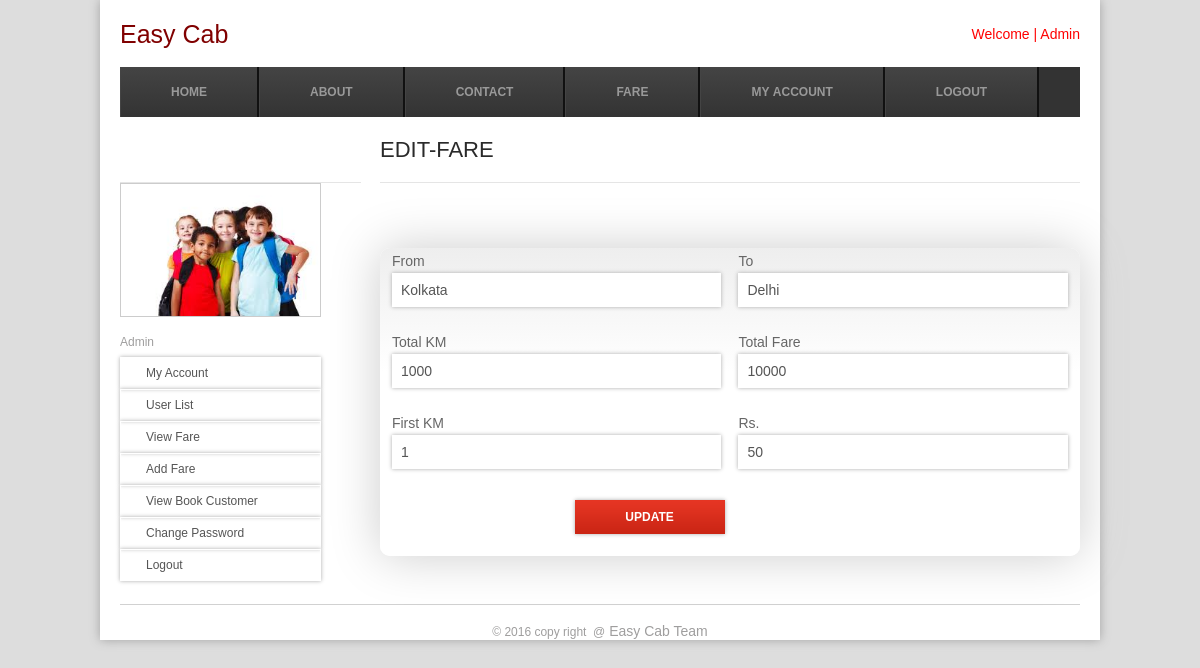
Page /edit_fare.php?id=3 (signed in) on the committed database.
### tables this page shows
CREATE TABLE `fare` (
  `id` bigint(20) NOT NULL AUTO_INCREMENT,
  `userid` bigint(10) DEFAULT NULL,
  `froms` varchar(255) DEFAULT NULL,
  `too` varchar(255) DEFAULT NULL,
  `total_km` varchar(255) DEFAULT NULL,
  `prize` varchar(255) DEFAULT NULL,
  `first_km` varchar(100) DEFAULT NULL,
  `rs` varchar(100) DEFAULT NULL,
  `adding_date` datetime DEFAULT NULL,
  `status` char(1) DEFAULT '0' COMMENT '0=> Pending, 1=>Publish , 2 => Sold',
  PRIMARY KEY (`id`)
);

### edit_fare.php (the view, shortened to what this page needs)
<?php
include './dbconfigur.php';
if (!empty($user_id)) {
    ?>
    <html>
        <head>
            <?php include './title.php'; ?>
        </head>
        <body>
            <?php include './header.php'; ?>
            <?php include './leftmenu.php'; ?>
            <div class="gallery">
                <div class="about">
                    <h4>Edit-Fare</h4>
                    <form  action=" " method="post">
                        <?php
                        if (isset($_GET['id']) && !empty($_GET['id'])) {
                            $fareid = mysql_real_escape_string($_GET['id']);
                            $sqlquery = "select * from fare where id = '$fareid'";
                            $result = mysql_query($sqlquery);
                            while ($row = mysql_fetch_array($result)) {
                                ?>
                                <fieldset class="indv">
                                    <div class="indv_fields">
                                        <label for="name">From</label>
                                        <input type="text" name="txtfrom" id="from" value="<?php echo $row['froms']; ?>"  />
                                    </div>
                                    <div class="indv_fields ">
                                        <label for="landarea">To</label>
                                        <input type="text" name="txtto" id="to" value="<?php echo $row['too']; ?>"  placeholder=""/>
                                    </div>
                                    <div class="indv_fields ">
                                        <label for="buildingsize">Total KM</label>
                                        <input type="text" name="txttkm" id="txttkm" value="<?php echo $row['total_km']; ?>"/>
                                    </div>
                                    <div class="indv_fields ">
                                        <label for="prize">Total Fare </label>
                                        <input type="text" name="txtprize" id="prize" value="<?php echo $row['prize']; ?>" placeholder=""/>
                                    </div>
                                    <div class="indv_fields">
                                        <label for="builtyear">First KM</label>
                                        <input type="text" name="km" id="tkm" readonly="" value="<?php echo $row['first_km']; ?>"  placeholder=""/>
                                    </div>
                                    <div class="indv_fields">
                                        <label for="builtyear">Rs.</label>
                                        <input type="text" name="txtrs" id="tkm"  value="<?php echo $row['rs']; ?>"  placeholder=""/>
                                    </div>
                                    <div class="indv_fields">
                                        <input type="submit" name="btnupdate" id="submit" value="Update" onclick="return checkform();"/>
                                    </div>
                                </fieldset>
                                <?php
                            }
                        }
                        ?>
                    </form>
                </div>
            </div>
            <?php include 'footer.php'; ?>
        </div>
    </body>
    </html>
    <?php
} else {
    header("location:login.php?msg=login");
}
?>

### css/style.css (style rules this page uses)
html,body,div,span,applet,object,iframe,h1,h2,h3,h4,h5,h6,p,blockquote,pre,a,abbr,acronym,address,big,cite,code,del,dfn,em,img,ins,kbd,q,s,samp,small,strike,strong,sub,sup,tt,var,b,u,i,dl,dt,dd,ol,nav ul,nav li,fieldset,form,label,legend,table,caption,tbody,tfoot,thead,tr,th,td,article,aside,canvas,details,embed,figure,figcaption,footer,header,hgroup,menu,nav,output,ruby,section,summary,time,mark,audio,video { margin:0;padding:0;border:0;font-size:100%;font:inherit;vertical-align:baseline; }
body { font-family: Arial, Helvetica, sans-serif; background-color:#EEEEEE; background: #ddd; -webkit-background-size: cover; -moz-background-size: cover; -o-background-size: cover; background-size: cover; }
.gallery { float:right; width: 700px; }
.gallery h4 { color: #2A2A2A; font-family: "Agency FB" Helvetica, sans-serif; font-weight: 300; font-size: 22px; text-transform: uppercase; line-height: 35px; padding: 15px 0px; letter-spacing: 0px; border-bottom: 1px solid #e5e5e5; margin-bottom: 13px; }
.gallery label { font-family: Arial, Helvetica, sans-serif; font-size:14px; color: #666; }
.gallery form { background: #fff; -webkit-border-radius: 10px; -moz-border-radius: 10px; border-radius: 10px; background: -webkit-gradient(linear, 0% 0%, 0% 40%, from(#EEE), to(#FFFFFF)); background: -moz-linear-gradient(0% 40% 90deg,#FFF, #EEE); -webkit-box-shadow:0px 0 50px #ccc; -moz-box-shadow:0px 0 50px #ccc; box-shadow:0px 0 50px #ccc; }
.gallery fieldset { border: none; }
.gallery input, textarea { padding: 8px; margin: 4px 0 20px 0; outline:none; width: 99%; font-size: 14px; color: #555; border: 1px rgb(255, 255, 255) solid; -webkit-box-shadow: 0px 0px 4px #aaa; -moz-box-shadow: 0px 0px 4px #aaa; box-shadow: 0px 0px 4px #aaa; -webkit-transition: background 0.3s linear; }
.gallery input[type="submit"] { font-family: Arial, Helvetica, sans-serif; font-weight: normal; font-size: 12px; text-transform: uppercase; border: none; cursor: pointer; color: #fff; display: inline-block; background: url(../images/search_shape.png) 0 0 repeat-x #ca2514; padding: 10px 15px; font-weight: bold; width:150px; float: right; }
.indv { width: 99%; height: 0 auto; padding: 0 5px; margin-top: 65px; }
.indv_fields { width: 48%; float: left; padding: 5px 1% 2px 1%; }
.indv_fields input, textarea, select { padding: 8px; margin: 4px 0 20px 0; outline:none; width: 99%; font-size: 14px; color: #555; border: 1px rgb(255, 255, 255) solid; -webkit-box-shadow: 0px 0px 4px #aaa; -moz-box-shadow: 0px 0px 4px #aaa; box-shadow: 0px 0px 4px #aaa; -webkit-transition: background 0.3s linear; }

### rows in the picture
fare: txtfrom "Kolkata", txtto "Delhi", txttkm "1000", txtprize "10000", km "1", txtrs "50"

### other values in the picture
$user_name "Admin"
